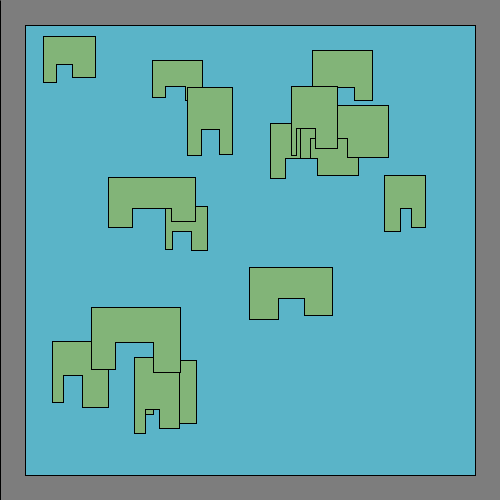
Frame 1 (no input)
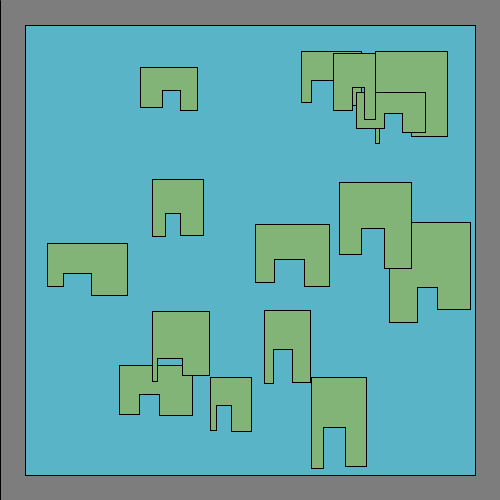
Frame 2 (the mouse pressed at the canvas centre, redrawn once)

The Processing sketch that drew these frames (run headless with seeded random() and noise(); the mouse was pressed at the canvas centre and the sketch redrawn once):

// Processing sketch: generateBlockSurface
// ── generateBlockSurface.pde
void setup() {
  size(500, 500);
  background(125);
  noLoop();
}

void draw() {
  doLayer1();
  doLayer2();
  doLayer3();
  doLayer4();
  doLayer5();
}

void doLayer1() {
  stroke(0);
  noFill();
  beginShape();
  vertex(0, 0);
  vertex(0, width);
  vertex(width, height);
  vertex(0, height);
  endShape(CLOSE);
  fill(90, 180, 200);
  beginShape();
  vertex(25, 25);
  vertex(width - 25, 25);
  vertex(height - 25, width - 25);
  vertex(25, width - 25);
  endShape(CLOSE);
}

void doLayer2() {
  fill(130, 180, 120);
  for (int i = 0; i < 15; i++) {
    nextShape(6, (random(width - 120) + 25), (random(height - 120) + 25));
  }
}

void doLayer3() {
}

void doLayer4() {
}

void doLayer5() {
}

void nextShape(int sides, float x, float y) {
  float x2, y2, x3, y3, x4, y4, x5, y5, x6, y6, x7, y7, x8, y8, tw, th;
  float r;
  switch(sides) {
  case 4:
    x2 = x + random(50) + 20;
    y2 = y;
    x3 = x2;
    y3 = y + random(50) + 20;
    x4 = x;
    y4 = y3;
    beginShape();
    vertex(x, y);
    vertex(x2, y2);
    vertex(x3, y3);
    vertex(x4, y4);
    endShape(CLOSE);
    break;
  case 6:
    tw = random(50) + 40;
    th = random(50) + 40;
    x2 = x + tw;
    y2 = y;
    x3 = x2;
    y3 = y + th;
    x4 = x3 - (random(tw/4) + tw/4);
    y4 = y3;
    x5 = x4;
    y5 = y4 - (random(th/4) + th/4);
    x6 = x5 - (random(tw/4) + tw/4);
    y6 = y5;
    x7 = x6;
    y7 = y6 + (random(th/4) + th/4);
    x8 = x;
    y8 = y7;
    beginShape();
    vertex(x, y);
    vertex(x2, y2);
    vertex(x3, y3);
    vertex(x4, y4);
    vertex(x5, y5);
    vertex(x6, y6);
    vertex(x7, y7);
    vertex(x8, y8);
    endShape(CLOSE);
    break;
  case 8:
    break;
  }
}
